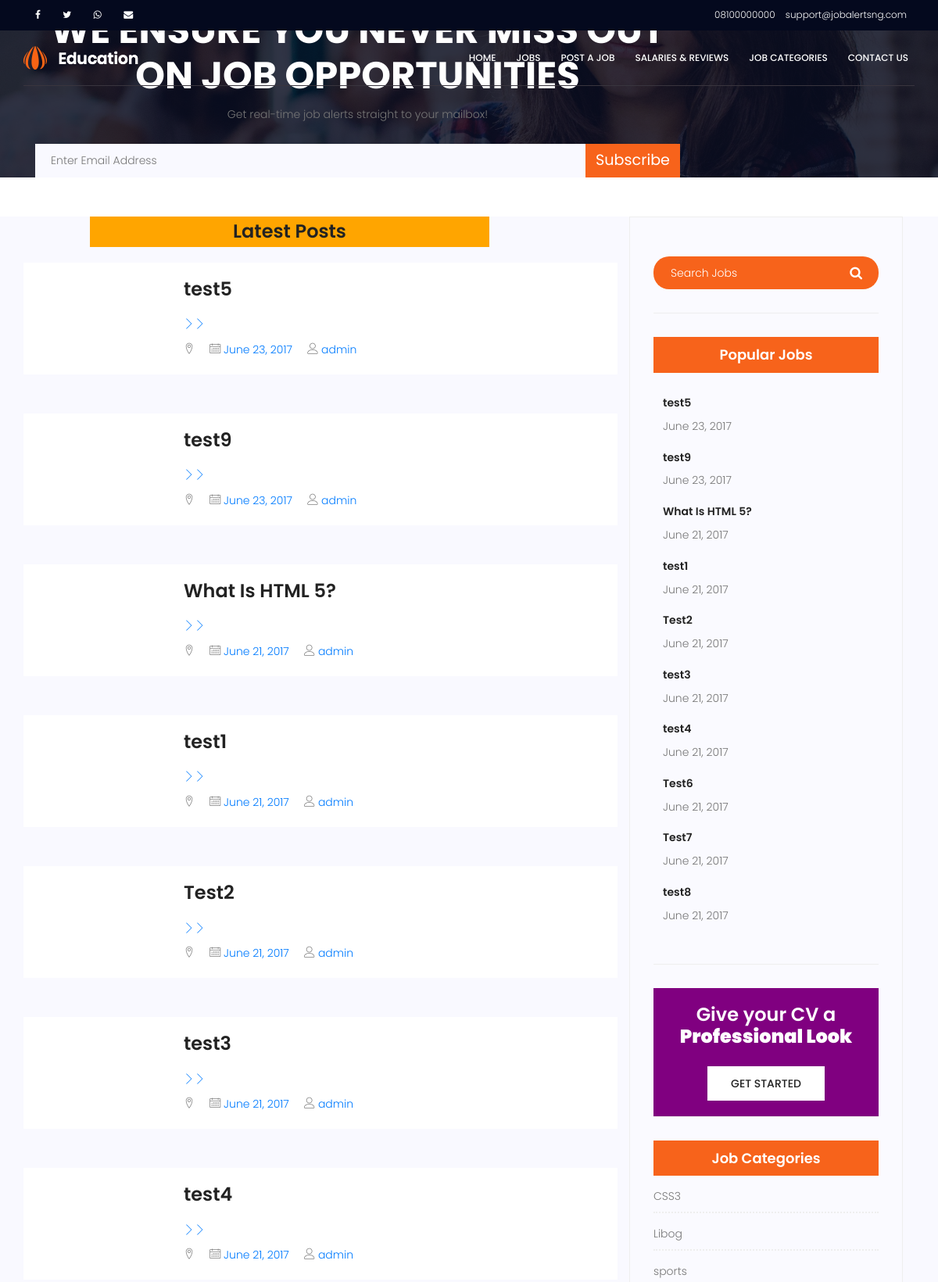
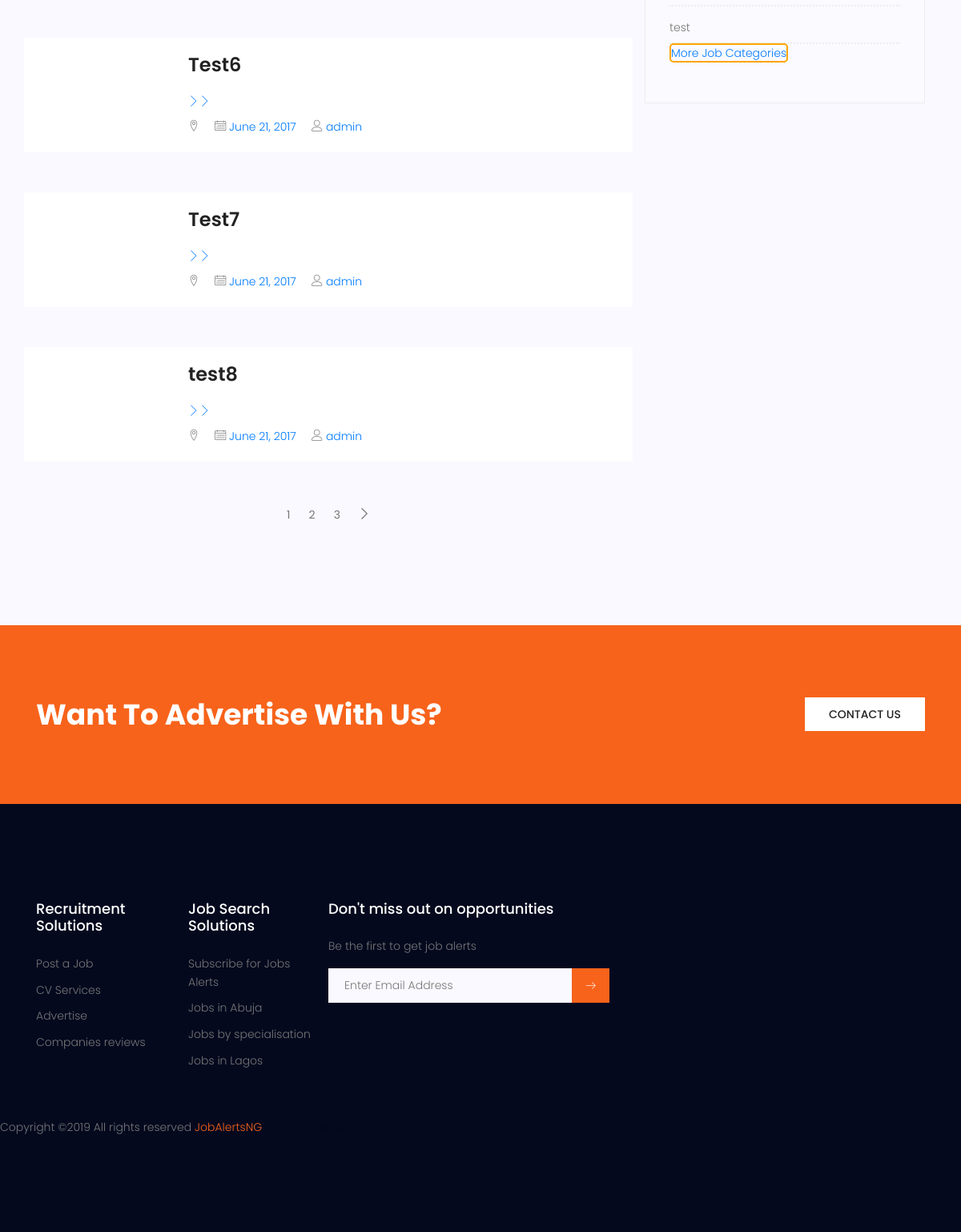
The page / on the database its author committed (2 pictures, top to bottom).
### tables this page shows
CREATE TABLE `cms_post` (
  `post_id` int(11) NOT NULL,
  `post_date_time` date NOT NULL,
  `title` varchar(50) NOT NULL,
  `category` varchar(50) NOT NULL,
  `author` varchar(50) NOT NULL,
  `image` varchar(500) NOT NULL,
  `post` text NOT NULL
);

CREATE TABLE `cms_category` (
  `cat_id` int(11) NOT NULL,
  `cat_datetime` date NOT NULL,
  `cat_name` varchar(50) NOT NULL,
  `cat_creator` varchar(50) NOT NULL
);

### Include/functions.php (called while the page is built, shortened)
<?php
function Query ($query) {
	global $con;
	try {
		$exec = mysqli_query($con,$query) or die(mysqli_error($con));
		if($exec) {
			return $exec;
		}
	}catch (Exception $e) {
		echo $e->getMessage();
	}
	return false;
}
?>

### index.php (the view, shortened to what this page needs)
<?php require_once('Include/functions.php') ?>
<?php
 function formatDate($date){
	return date('F j, Y',strtotime($date));
 }
?>
<?php require_once('Include/header.php') ?>
			<section class="banner-area relative" id="home">
				<div class="overlay overlay-bg"></div>
				<div class="container">
					<div class="row fullscreen d-flex align-items-center justify-content-between">
						<div class="banner-content col-lg-9 col-md-12">
							<h1 style="" class="text-uppercase text-center">
								We Ensure You Never
								Miss Out On Job Opportunities
							</h1>
							<p class="pt-10 pb-10 text-center">
								Get real-time job alerts straight to your mailbox!
							</p>
							<div class="single-footer-widget">
								<div class="" id="mc_embed_signup">
									 <form target="_blank" action="https://tinyletter.com/jobalertsNG" method="get">
									  <div class="input-group">
									    <input type="text" class="form-control" name="EMAIL" placeholder="Enter Email Address" onfocus="this.placeholder = ''" onblur="this.placeholder = 'Enter Email Address '" required="" type="email">
									    <div class="input-group-btn">
									      <button class="btn btn-default" type="submit">
									        Subscribe
									      </button>
									    </div>
									  </div>
									</form>
								</div>
							</div>
						</div>
					</div>
				</div>
			</section>
			<section style="margin-top:50px;" class="post-content-area">
				<div class="container">
					<div class="row">
						<div class="col-lg-8 posts-list">
						<h4 style="background-color:orange; text-align:center; font-size:24px;padding:5px; width:70%; margin-left:70px;margin-bottom:20px;" class="category-title">Latest Posts</h4>
		<?php
					$page = 1;
					$query = "";
					if ( isset($_GET['search'])) {
						if ( empty($_GET['search'])) {
							Redirect_To('index.php');
						}else {
							$search = $_GET['search'];
							$query = "SELECT * FROM cms_post WHERE post_date_time LIKE '%$search%' OR title LIKE '%$search%' OR category LIKE '$search%' OR post LIKE '$search%' LIMIT 10";
						}
					}else if ( isset($_GET['category'])) {
						$query = "SELECT * FROM cms_post WHERE category = '$_GET[category]'";
					}else{
						$query = "SELECT * FROM cms_post ORDER BY post_date_time DESC LIMIT 0,10	";
					}
					$exec = Query($query) or die(mysqli_error($con));
					if( $exec ) {
						if (mysqli_num_rows($exec) > 0) {
							while ( $post = mysqli_fetch_assoc($exec) ) {
								$post_id = $post['post_id'];
								$post_date = $post['post_date_time'];
								$post_title = $post['title'];
								$post_author = $post['author'];
								$role = $post['role'];
								$post_location = $post['location'];
							?>
							<div class="single-post row" style="background-color:#fff; margin-top:2px;">
								<div class="col-lg-3  col-md-3 meta-details">
								</div>
								<div class="col-lg-9 col-md-9 ">
									<a class="posts-title" href="Blog-single.php?id=<?php echo $post_id;?>"><h3><?php echo htmlentities($post_title); ?></h3></a>
									<strong><a class="posts-title" href="Blog-single.php?id=<?php echo $post_id;?>"><p><span class="lnr lnr-chevron-right"></span><i class="lnr lnr-chevron-right"></i><?php echo htmlentities($role); ?></p></a></strong>
									<p style="margin-top:-30px;" class="excert">
										<br> <span class="lnr lnr-map-marker"></span><a href="index.php?location=<?php echo $post_location ?>"><?php echo htmlentities($post_location); ?></a>
										&nbsp &nbsp <span class="lnr lnr-calendar-full"></span><a href="#"> <?php echo formatDate(htmlentities($post_date)); ?></a>
										&nbsp &nbsp <span class="lnr lnr-user"></span> <a href="#"><?php echo htmlentities($post_author); ?></a>
									</p>
								</div>
							</div>
										<?php
							}
						}else {
							echo "<span class='lead'>No result<span>";
						}
					}else {
					}
				?>
				<?php  if(!isset($_GET['category'])) { ?>
				<nav  style="margin-top:-60px;" class="blog-pagination justify-content-center d-flex">
				<ul class="pagination ">
						<?php
					$sql = "SELECT COUNT(*) FROM cms_post";
					$exec = Query($sql);
					$rowCount = mysqli_fetch_array($exec);
					$totalRow = array_shift($rowCount);
					$postPerPage = ceil($totalRow / 5);
					for ($count = 1; $count <= $postPerPage; $count++){
						if ($page == $count) {
							?>
							<li class="page-item">
							<a href="index.php?page=<?php echo $count ?>" class="page-link"><?php echo $count ?></a></li>
							<?php
						}else {
							?>
							<li class="page-item">
								<a href="index.php?page=<?php echo $count ?>" class="page-link"><?php echo $count ?></a></li>
							<?php
						}
					}
					if($page < $postPerPage) {
						?>
						<li class="page-item">
							<a href="index.php?page=<?php echo $page + 1; ?>" class="page-link">
								<span aria-hidden="true">
		                            <span class="lnr lnr-chevron-right"></span>
		                        </span>
							</a>
						</li>
						<?php
					}
				?>
				<?php
					}
				?>
				</ul>
						 </nav>
								</div>
						<div class="col-lg-4 sidebar-widgets">
							<div class="widget-wrap">
								<div class="single-sidebar-widget search-widget">
									<form class="search-form" action="index.php" role="search" method="GET" autocomplete="off" >
			                            <input placeholder="Search Jobs" name="search" id="searchbox" type="text" onfocus="this.placeholder = ''" onblur="this.placeholder = 'Search Posts'" >
			                            <button type="submit"><i class="fa fa-search"></i></button>
			                        </form>
								</div>
								<div class="single-sidebar-widget popular-post-widget">
									<h4 class="popular-title">Popular Jobs</h4>
									<div class="popular-post-list">
									<?php
							$sql = "SELECT * FROM cms_post ORDER BY post_date_time DESC LIMIT 10";
							$exec = Query($sql);
							while ($recentPost = mysqli_fetch_assoc($exec)) {
								$postID = $recentPost['post_id'];
								?>
										<div class="single-post-list d-flex flex-row align-items-center">
											<div class="details">
												<a href="blog-single.php?id=<?php echo $postID; ?>"><h6><?php echo $recentPost['title'] ?></h6></a>
												<p><?php echo formatDate($recentPost['post_date_time']) ?></p>
											</div>
										</div>
									<?php
										}
									?>
									</div>
								</div>
								<div style="background-color:purple;padding:20px; text-align:center" class="single-sidebar-widget ads-widget">
									<h3 style="color:#fff">Give your CV a <br><strong> Professional Look</strong></h3><br>
									<button class="primary-btn wh" href="contact.php">Get Started</button>
								</div>
								<div class="single-sidebar-widget post-category-widget">
									<h4 class="category-title">Job Categories</h4>
									<ul class="cat-list">
										<?php
							$sql = "SELECT cat_name FROM cms_category ORDER BY cat_name ASC LIMIT 8";
							$exec = Query($sql);
							if (mysqli_num_rows($exec) > 0) {
								while ($category = mysqli_fetch_assoc($exec)) {
									?>
										<li>
											<a href="index.php?category=<?php echo $category['cat_name'] ?>" class="d-flex justify-content-between"><?php echo $category['cat_name'] ?>
											</a>
										</li>
										<?php
								}
							}
						?>
									</ul>
									<a href="field.php" style="border:2px solid orange;border-radius:5px;">More Job Categories</a>
								</div>
							</div>
						</div>
					</div>
				</div>
			</section>
			<section class="cta-two-area">
				<div class="container">
					<div class="row">
						<div class="col-lg-8 cta-left">
							<h1>Want To Advertise With Us?</h1>
						</div>
						<div class="col-lg-4 cta-right">
							<a class="primary-btn wh" href="contact.php">Contact Us</a>
						</div>
					</div>
				</div>
			</section>
			<?php require_once('Include/footer.php') ?>

### rows shown on the page
cms_post: title "test5", post_date_time "June 23, 2017", author "admin"
cms_post: title "test9", post_date_time "June 23, 2017", author "admin"
cms_post: title "What Is HTML 5?", post_date_time "June 21, 2017", author "admin"
cms_post: title "test1", post_date_time "June 21, 2017", author "admin"
cms_post: title "Test2", post_date_time "June 21, 2017", author "admin"
cms_post: title "test3", post_date_time "June 21, 2017", author "admin"
cms_post: title "test4", post_date_time "June 21, 2017", author "admin"
cms_post: title "Test6", post_date_time "June 21, 2017", author "admin"
cms_post: title "Test7", post_date_time "June 21, 2017", author "admin"
cms_post: title "test8", post_date_time "June 21, 2017", author "admin"
cms_category: cat_name "CSS3"
cms_category: cat_name "Libog"
cms_category: cat_name "sports"
cms_category: cat_name "test"
